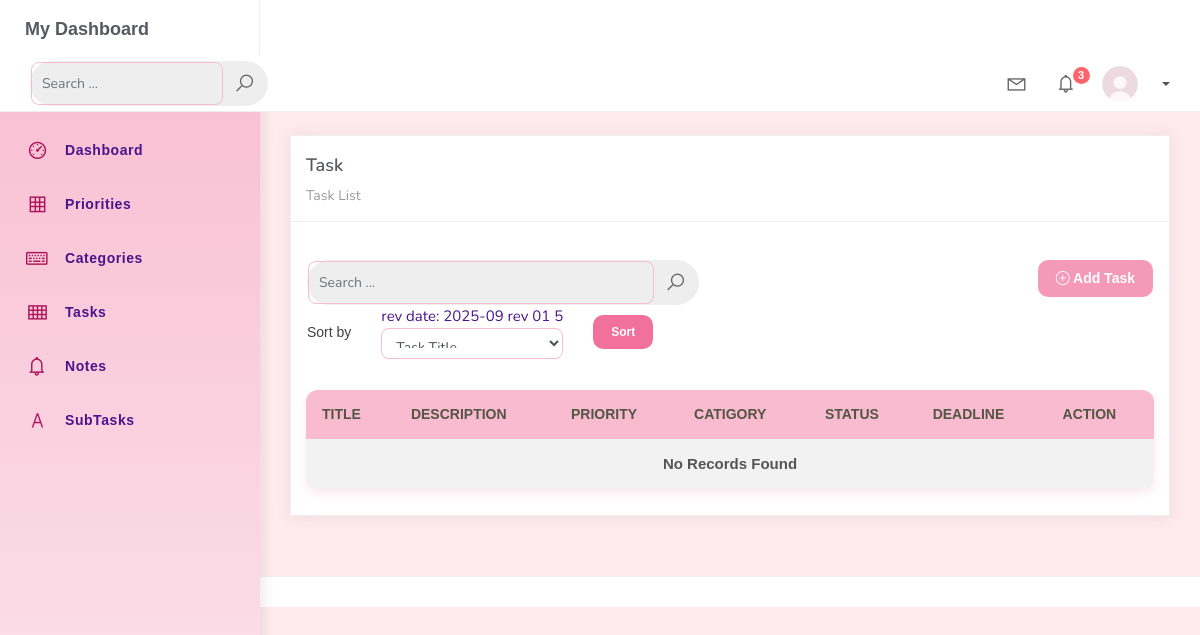
/task_list, run on an earlier commit of the app's database.
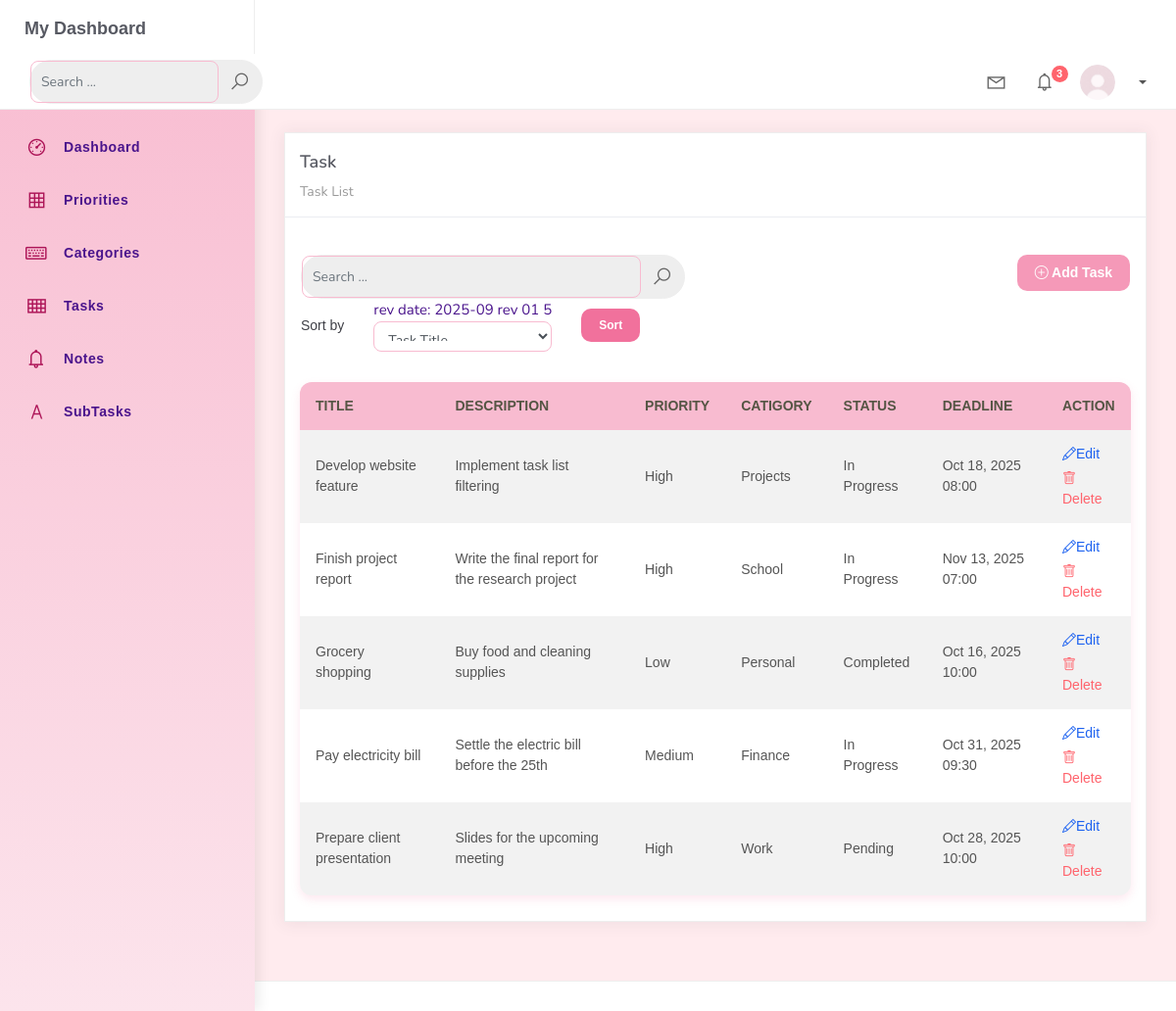
And on a later commit of the database.
### hangarin_project/hangarinorg/models.py (models this page shows, shortened)
class BaseModel(models.Model):
    created_at = models.DateTimeField(auto_now_add=True, db_index=True)
    updated_at = models.DateTimeField(auto_now=True)
    class Meta:
        abstract = True

class Task(BaseModel):
    title= models.CharField(max_length=250)
    description= models.CharField(max_length=500)
    deadline = models.DateTimeField(null=True, blank=True)
    status = models.CharField(max_length=50, choices = [("Pending", "Pending"), ("In Progress", "In Progress"), ("Completed", "Completed",)], default = "Pending")
    category = models.ForeignKey(Category, on_delete=models.CASCADE)
    priority = models.ForeignKey(Priority, on_delete=models.CASCADE)

class Priority(BaseModel):
    name = models.CharField(max_length=150)
    class Meta:
        verbose_name = "Priority"
        verbose_name_plural = "Priorities"
    def __str__(self):
        return self.name

class Category(BaseModel):
    name = models.CharField(max_length=150)
    class Meta:
        verbose_name = "Category"
        verbose_name_plural = "Categories"
    def __str__(self):
        return self.name

### hangarin_project/hangarinorg/views.py (the view)
# urls.py: path('task_list', TaskList.as_view(), name='task-list'),
class TaskList(ListView):
    model = Task
    context_object_name = 'task'
    template_name = 'task_list.html'
    paginate_by = 5
    ordering = ["task__task__name", "name"]
    def get_ordering(self):
        allowed = ["title", "category__name", "priority__name", "deadline", "status"]
        sort_by = self.request.GET.get("sort_by")
        if sort_by in allowed:
            return sort_by
        return "title"
    def get_queryset(self):
        qs = super().get_queryset()
        query = self.request.GET.get('q')
        if query:
            qs = qs.filter(
                Q(name__icontains=query) |
                Q(description__icontains=query)
        )
        return qs

### hangarin_project/templates/task_list.html (shortened to what this page needs)
{% extends 'base.html' %}
{% load static %}
{% block content %}
<div class="content">
    <div class="container-fluid">
        <h4 class="page-title">Task</h4>
        <div class="row">
            <div class="col-md-12">
                <div class="card">
                    <div class="card-header">
                        <div class="card-title">Task</div>
                        <div class="card-category">Task List</div>
                    </div>
                    <br />
                    <div class="row px-3 pt-3">
                        <div class="col-md-6">
                            <form class="navbar-left navbar-form nav-search mr-md-3" action="{% url 'task-list'%}">
                                <div class="input-group">
                                    <input type="text" placeholder="Search ..." class="form-control" name="q" />
                                    <div class="input-group-append">
                                        <span class="input-group-text">
                                            <i class="la la-search search-icon"></i>
                                        </span>
                                    </div>
                                </div>
                            </form>
                        </div>
                        <div class="col-md-6">
                            <div class="pull-right">
                                <a href="{% url 'task-add' %}" class="btn btn-warning add-btn btn-rounded">
                                    <i class="bi bi-plus-circle"></i> Add Task
                                  </a>
                            </div>
                        </div>
                        <div class="col-md-12">
                            <form method="get" class="row g-2 align-items-center">
                                <div class="col-auto">
                                    <label for="smallSelect" class="col-form-label">Sort by</label>
                                </div>
                                <div class="col-auto">
                                    rev date: 2025-09 rev 01 5
                                    <select class="form-control form-control-sm" id="smallSelect" name="sort_by">
                                        <option value="title" {% if request.GET.sort_by == "title" %}selected{% endif %}>Task Title</option>
                                    </select>
                                </div>
                                <div class="col-auto">
                                    <button type="submit" class="btn btn-success btn-sm btn-rounded">Sort</button>
                                </div>
                            </form>
                        </div>
                    </div>
                    <div class="card-body">
                        <table class="table table-striped mt-3">
                            <thead>
                                <tr>
                                    <th scope="col">Title</th>
                                    <th scope="col">Description</th>
                                    <th scope="col">Priority</th>
                                    <th scope="col">Catigory</th>
                                    <th scope="col">Status</th>
                                    <th scope="col">Deadline</th>
                                    <th scope="col">Action</th>
                                </tr>
                            </thead>
                            <tbody>
                                {% for task in task %}
                                <tr>
                                    <td>{{ task.title }}</td>
                                    <td>{{ task.description }}</td>
                                    <td>{{ task.priority }}</td>
                                    <td>{{ task.category }}</td>
                                    <td>{{ task.status }}</td>
                                    <td class="small-date">{{ task.deadline|date:"M j, Y H:i" }}</td>
                                    <td>
                                        <a href="task_list/{{ task.id }}" class="text-primary d-block">
                                          <i class="class=bi bi-pencil"></i>Edit
                                        </a>
                                        <a href="{% url 'task-delete' task.id %}" class="text-danger d-block mt-1">
                                          <i class="bi bi-trash"></i>Delete
                                        </a>
                                      </div>
                                {% empty %}
                                <tr>
                                <td colspan="7" style="text-align: center">
                                <p class="text-sm font-weight-bold mb-0">No Records Found</p>
                                </td>
                                </tr>
                                {% endfor %}
                            </tbody>
                        </table>
                    </div>
                </div>
            </div>
        </div>
    </div>
</div>
{% endblock %}

### hangarin_project/templates/base.html (shortened to what this page needs)
{% load static %}
<!DOCTYPE html>
<html>
<head>
	<link rel="stylesheet" href="https://cdn.jsdelivr.net/npm/bootstrap-icons@1.11.3/font/bootstrap-icons.css"/>
	<link rel="stylesheet" href="{% static 'assets/css/bootstrap.min.css' %}">
	<link rel="stylesheet" href="{% static 'assets/css/ready.css' %}">
    <link rel="stylesheet" href="{% static 'assets/css/demo.css' %}">
</head>
<body>
	<div class="wrapper">
		<div class="main-header">
			<div class="logo-header">
				<a href="#" class="logo">My Dashboard</a>
			</div>
			<nav class="navbar navbar-header navbar-expand-lg">
				<div class="container-fluid">
					<form class="navbar-left navbar-form nav-search mr-md-2" action="">
						<div class="input-group">
							<input type="text" placeholder="Search ..." class="form-control">
							<div class="input-group-append">
								<span class="input-group-text"><i class="la la-search search-icon"></i></span>
							</div>
						</div>
					</form>
					<ul class="navbar-nav topbar-nav ml-md-auto align-items-center">
						<li class="nav-item dropdown hidden-caret">
							<a class="nav-link dropdown-toggle" href="#" id="navbarDropdown" data-toggle="dropdown">
								<i class="la la-envelope"></i>
							</a>
						</li>
						<li class="nav-item dropdown hidden-caret">
							<a class="nav-link dropdown-toggle" href="#" id="navbarDropdownNotif" data-toggle="dropdown">
								<i class="la la-bell"></i>
								<span class="notification">3</span>
							</a>
						</li>
						<li class="nav-item dropdown">
							<a class="dropdown-toggle profile-pic" data-toggle="dropdown" href="#">
								<img src="{% static 'assets/img/profile3.jpg' %}" alt="user-img" width="36" class="img-circle">
								<span>{{ request.user.username }}</span>
							</a>
						</li>
					</ul>
				</div>
			</nav>
		</div>
		<div class="sidebar">
			<div class="scrollbar-inner sidebar-wrapper">
				<div class="user">
					<div class="photo">
					</div>
					<div class="info">
						<a data-toggle="collapse" href="#collapseExample" aria-expanded="true">
							<span>
								<span class="user-level">Administrator</span>
							</span>
						</a>
					</div>
				</div>
				<ul class="nav">
					<li class="nav-item"><a href="{% url 'home' %}"><i class="la la-dashboard"></i><p>Dashboard</p></a></li>
					<li class="nav-item"><a href="{% url 'priority-list' %}"><i class="la la-table"></i><p>Priorities</p></a></li>
					<li class="nav-item"><a href="{% url 'category-list' %}"><i class="la la-keyboard-o"></i><p>Categories</p></a></li>
					<li class="nav-item"><a href="{% url 'task-list' %}"><i class="la la-th"></i><p>Tasks</p></a></li>
					<li class="nav-item"><a href="{% url 'note-list' %}"><i class="la la-bell"></i><p>Notes</p></a></li>
					<li class="nav-item"><a href="{% url 'subtask-list' %}"><i class="la la-font"></i><p>SubTasks</p></a></li>
				</ul>
			</div>
		</div>
		<div class="main-panel">
			{% block content %}{% endblock %}
			<footer class="footer">
			</footer>
		</div>
	</div>
</body>
</html>

### hangarin_project/templates/base.html (style rules this page uses)
.sidebar { background: linear-gradient(180deg, #f8bbd0, #fce4ec) !important; color: #4a148c !important; border-right: none !important; box-shadow: 4px 0 10px rgba(0, 0, 0, 0.05) !important; transition: all 0.3s ease-in-out !important; }
.sidebar .nav-item a p, .sidebar .user-level, .sidebar .info span { color: #4a148c !important; }
.sidebar .nav-item i { color: #ad1457 !important; }
body { font-family: 'Poppins', 'Nunito', sans-serif !important; font-size: 15px; background-color: #fffafc !important; color: #4a148c !important; }
h1, h2, h3, h4, h5 { font-weight: 700 !important; color: #ad1457 !important; letter-spacing: 0.5px; }
p, td, th, label, a, button { font-family: 'Poppins', sans-serif !important; }
.sidebar { background: linear-gradient(180deg, #f8bbd0, #fce4ec) !important; color: #4a148c !important; border-right: none !important; box-shadow: 4px 0 12px rgba(0, 0, 0, 0.08) !important; }
.sidebar .nav-item a p, .sidebar .user-level, .sidebar .info span { color: #4a148c !important; font-weight: 600; }
table.table { width: 100%; border-collapse: collapse; background-color: #fff !important; box-shadow: 0px 4px 10px rgba(240, 98, 146, 0.15); border-radius: 12px; overflow: hidden; }
table.table thead { background-color: #f8bbd0 !important; color: #4a148c !important; font-weight: 600; text-transform: uppercase; font-size: 14px; }
table.table th, table.table td { padding: 14px 16px !important; border-bottom: 1px solid #f1f1f1; vertical-align: middle !important; }
.btn { border-radius: 10px !important; font-weight: 600 !important; padding: 8px 18px !important; }
.btn-warning { background-color: #f48fb1 !important; border: none !important; color: #fff !important; }
.btn-success { background-color: #f06292 !important; border: none !important; }
input.form-control, select.form-control { border-radius: 8px !important; border: 1px solid #f8bbd0 !important; padding: 10px !important; }
.page-title { color: #ad1457 !important; font-weight: 700; font-size: 22px !important; }

### hangarin_project/templates/task_list.html (style rules this page uses)
.main-panel { background-color: #ffebee; }

What changed in the data, as far as the page shows it:
added Task: title "Develop website feature", description "Implement task list filtering", priority "High", category "Projects", status "In Progress", deadline "Oct 18, 2025 08:00"
added Task: title "Finish project report", description "Write the final report for the research project", priority "High", category "School", status "In Progress", deadline "Nov 13, 2025 07:00"
added Task: title "Grocery shopping", description "Buy food and cleaning supplies", priority "Low", category "Personal", status "Completed", deadline "Oct 16, 2025 10:00"
added Task: title "Pay electricity bill", description "Settle the electric bill before the 25th", priority "Medium", category "Finance", status "In Progress", deadline "Oct 31, 2025 09:30"
added Task: title "Prepare client presentation", description "Slides for the upcoming meeting", priority "High", category "Work", status "Pending", deadline "Oct 28, 2025 10:00"
Also different on the page:
text no longer shown: "No Records Found"
